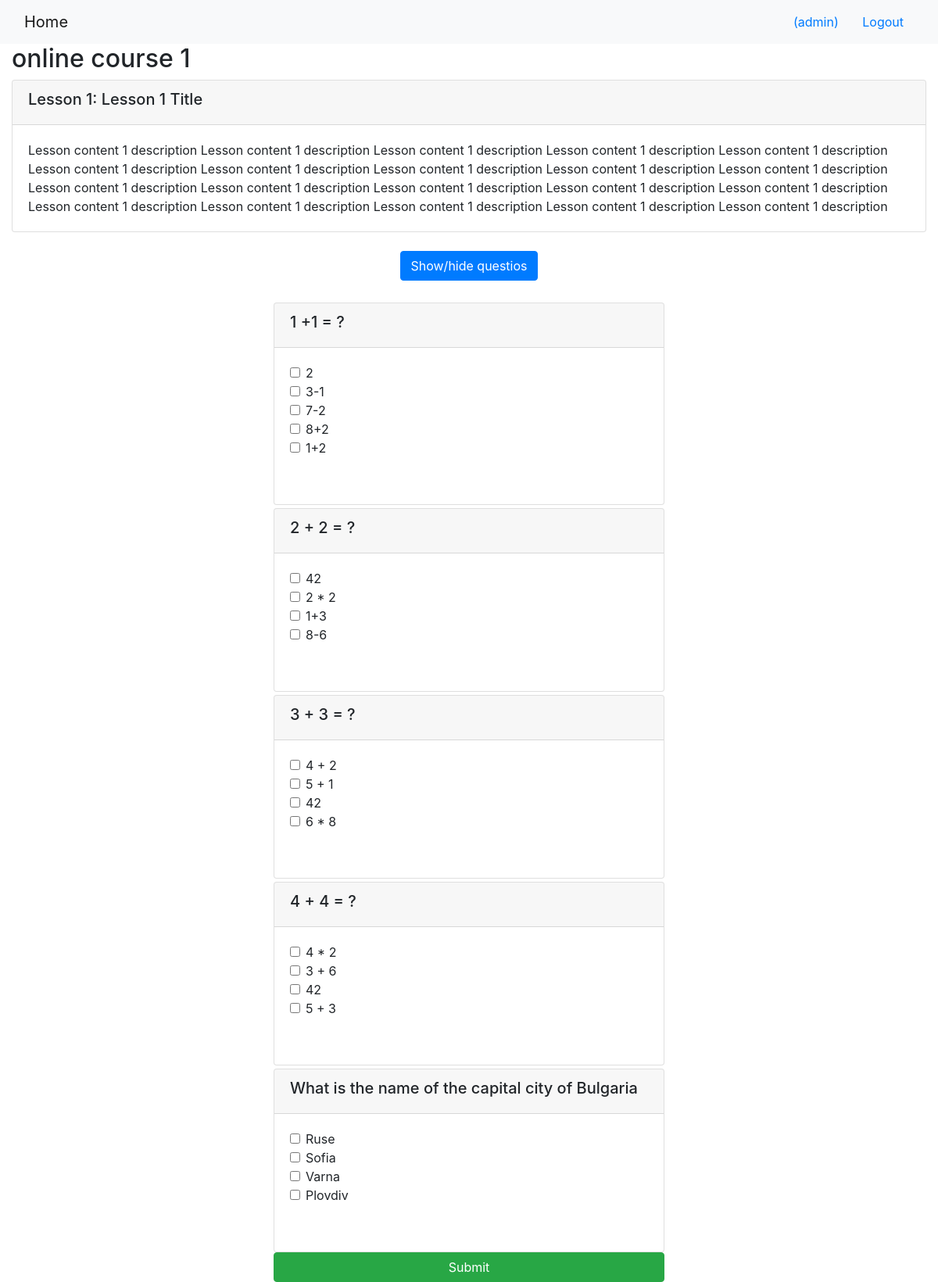
Page /onlinecourse/1/ (signed in) on the committed database.
### onlinecourse/models.py (models this page shows, shortened)
class Course(models.Model):
    name = models.CharField(null=False, max_length=30, default='online course')
    image = models.ImageField(upload_to='course_images/')
    description = models.CharField(max_length=1000)
    pub_date = models.DateField(null=True)
    instructors = models.ManyToManyField(Instructor)
    users = models.ManyToManyField(settings.AUTH_USER_MODEL, through='Enrollment')
    total_enrollment = models.IntegerField(default=0)
    is_enrolled = False

class Lesson(models.Model):
    title = models.CharField(max_length=200, default="title")
    order = models.IntegerField(default=0)
    course = models.ForeignKey(Course, on_delete=models.CASCADE)
    content = models.TextField()

class Question(models.Model):
    lesson_id = models.ForeignKey(Course, on_delete=models.CASCADE)
    question_text = models.CharField(max_length=1000)
    grade = models.IntegerField(default=0)

class Choice(models.Model):
    question_id = models.ForeignKey(Question, on_delete=models.CASCADE)
    chioce_text = models.CharField(max_length=1000)
    is_correct = models.BooleanField(default=0)

### onlinecourse/views.py (the view)
# urls.py: path('<int:pk>/', views.CourseDetailView.as_view(), name='course_details'),
class CourseDetailView(generic.DetailView):
    model = Course
    template_name = 'onlinecourse/course_detail_bootstrap.html'

### onlinecourse/templates/onlinecourse/course_detail_bootstrap.html (shortened to what this page needs)
<!DOCTYPE html>
<html lang="en">
<head>
     {% load static %}
    <link rel="stylesheet" href="https://maxcdn.bootstrapcdn.com/bootstrap/4.5.2/css/bootstrap.min.css">
</head>
<body>
    <nav class="navbar navbar-light bg-light">
        <div class="container-fluid">
            <div class="navbar-header">
                  <a class="navbar-brand" href="{% url 'onlinecourse:index' %}">Home</a>
            </div>
            <ul class="nav navbar-nav navbar-right">
                {% if user.is_authenticated %}
                <li>
                    <a class="btn btn-link" href="#">{{ user.first_name }}({{ user.username }})</a>
                    <a class="btn btn-link" href="{% url 'onlinecourse:logout' %}">Logout</a>
                </li>
                {% endif %}
            </ul>
        </div>
    </nav>
    <div class="container-fluid">
            <h2>{{ course.name }}</h2>
            <div class="card-columns-vertical">
                {% for lesson in course.lesson_set.all %}
                    <div class="card mt-1">
                        <div class="card-header"><h5>Lesson {{lesson.order|add:1}}: {{lesson.title}}</h5></div>
                        <div class="card-body">{{lesson.content}}</div>
                    </div>
                {% endfor %}
            </div>
            {% if user.is_authenticated %}
            <br>
            <center>
            <button class='btn btn-primary' data-toggle="collapse"
            data-target="#exam">Show/hide questios </button></center>
            <br>
            <form id="questionform" action="submit/" method="post" style='width:500px; margin:auto'>
            <div id="exam" class="collapse show ">
            <div class="card-columns-vertical" >
                {% for question in course.question_set.all %}
                <div class="card mt-1">
                    <div class="card-header"><h5>{{ question.question_text}}</h5></div>
                    <div class="form-group" style='padding: 20px;'>
                            {% for choice in question.choice_set.all %}
                            <div class="form-check">
                                <label class="form-check-label">
                                    <input type="checkbox" name="choice_{{choice.id}}"
                                           class="form-check-input" id="{{choice.id}}"
                                           value="{{choice.id}}">{{ choice.chioce_text }}
                                </label>
                            </div>
                              {% endfor %}
                            <br />
                    </div>
                </div>
                {% endfor %}
                <input class="btn btn-success btn-block" type="submit" value="Submit">
            </form>
            {% endif %}
            </div>
</body>
</html>

### rows in the picture
Course: name "online course 1"
Lesson: order|add "1", title "Lesson 1 Title", content "Lesson content 1 description Lesson content 1 description Lesson content 1 description Lesson content 1 description Lesson content 1 description Lesson content 1 description Lesson content 1 description Lesson content 1 description Lesson content 1 description Lesson content 1 description Lesson content 1 description Lesson content 1 description Lesson content 1 description Lesson content 1 description Lesson content 1 description Lesson content 1 description Lesson content 1 description Lesson content 1 description Lesson content 1 description Lesson content 1 description"
Question: question_text "1 +1 = ?"
Choice: chioce_text "2"
Choice: chioce_text "3-1"
Choice: chioce_text "7-2"
Choice: chioce_text "8+2"
Choice: chioce_text "1+2"
Question: question_text "2 + 2 = ?"
Choice: chioce_text "42"
Choice: chioce_text "2 * 2"
Choice: chioce_text "1+3"
Choice: chioce_text "8-6"
Question: question_text "3 + 3 = ?"
Choice: chioce_text "4 + 2"
Choice: chioce_text "5 + 1"
Choice: chioce_text "42"
Choice: chioce_text "6 * 8"
Question: question_text "4 + 4 = ?"
Choice: chioce_text "4 * 2"
Choice: chioce_text "3 + 6"
Choice: chioce_text "42"
Choice: chioce_text "5 + 3"
Question: question_text "What is the name of the capital city of Bulgaria"
Choice: chioce_text "Ruse"
Choice: chioce_text "Sofia"
Choice: chioce_text "Varna"
Choice: chioce_text "Plovdiv"

### other values in the picture
{{ user.username }} "admin"
